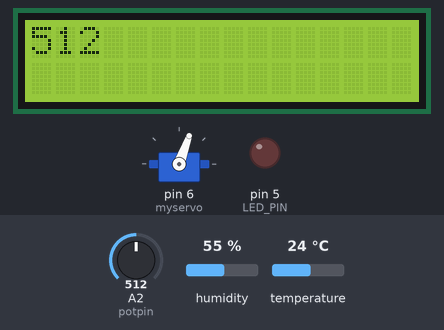
Bench run of a sketch on a simulated Arduino Mega 2560, built with avr-gcc and run on an emulated ATmega2560. Parts: 16×2 character LCD, servo, output pins drawn as LEDs (lit = HIGH). The inputs (shaded band) are chosen by the test bench; at power-on: A2 (potpin) = 512, humidity 55 %, temperature 24 °C. What the sketch prints to the serial monitor is not drawn.

Above: at 1.2 s.
1.3 s: A2 (potpin) set to 109
At 2.9 s:
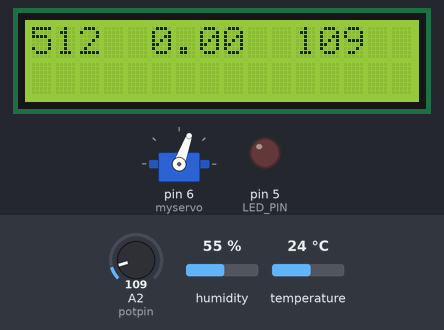
3.6 s: A2 (potpin) set to 91
At 9.3 s:
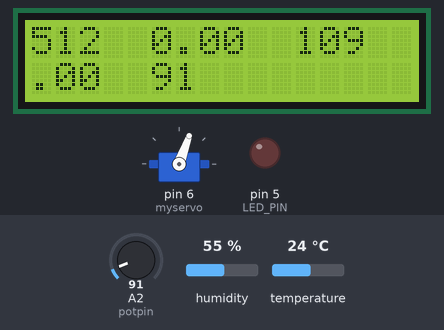
9.6 s: A2 (potpin) set to 122
At 15.1 s:
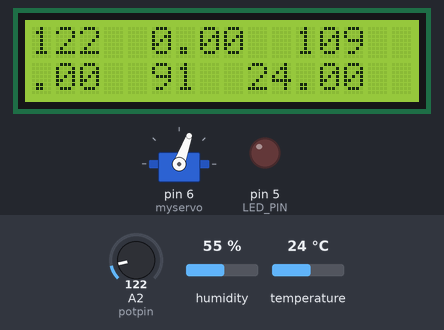
15.7 s: A2 (potpin) set to 11
At 16.9 s:
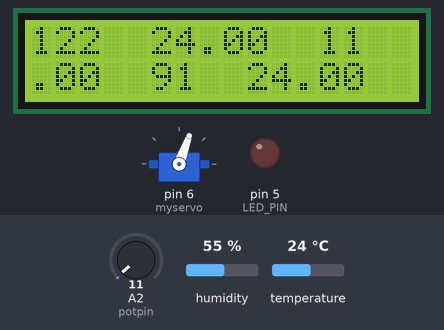
17.7 s: A2 (potpin) set to 8
At 23.6 s:
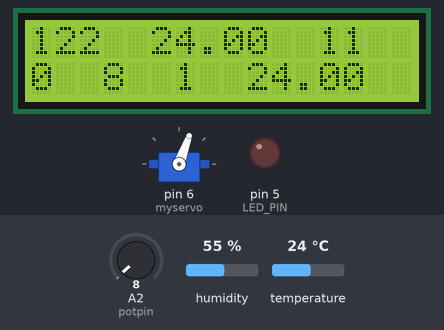
Timing chart, 0 to 25.1 s (numbered marks = the images above; inputs shaded):
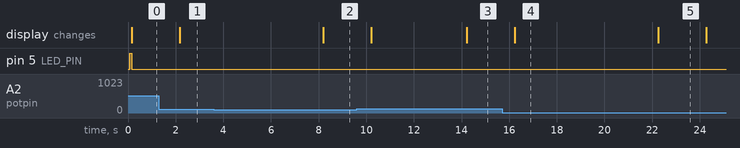

The sketch:

arduino_api.ino
```cpp
#include <LiquidCrystal.h>
#include <Servo.h>
#include <dht.h>

#define DHT22_PIN 2
#define LED_PIN 5
LiquidCrystal lcd(12, 11, 10, 9, 8, 7);
dht DHT;
Servo myservo;  // create servo object to control a servo
int ppros = 56;
int aangl = 70;
int ttemp = 8;
int potpin = 2;  // analog pin used to connect the potentiometer
int val;    // variable to read the value from the analog pin

struct {
  uint32_t total;
  uint32_t ok;
  uint32_t crc_error;
  uint32_t time_out;
  uint32_t connect;
  uint32_t ack_l;
  uint32_t ack_h;
  uint32_t unknown;
} stat = { 0, 0, 0, 0, 0, 0, 0, 0};

void setup() {
  lcd.begin(16, 2);
  myservo.attach(6);
  pinMode(LED_PIN, OUTPUT);
  myservo.write(0);
  Serial.begin(115200);
}

void loop() {
  if (analogRead(potpin) > ppros){
    myservo.write(aangl);
  }
  if (DHT.temperature < ttemp){
    digitalWrite(LED_PIN, HIGH);
    delay(100);
    digitalWrite(LED_PIN, LOW);
  }
  val = analogRead(potpin);
  lcd.println(val);
  delay(2000);
  lcd.println(DHT.temperature);
  uint32_t start = micros();
  int chk = DHT.read22(DHT22_PIN);
  uint32_t stop = micros();

  stat.total++;
  switch (chk)
  {
    case DHTLIB_OK:
      stat.ok++;
      Serial.print("OK,\t");
      break;
    case DHTLIB_ERROR_CHECKSUM:
      stat.crc_error++;
      Serial.print("Checksum error,\t");
      break;
    case DHTLIB_ERROR_TIMEOUT:
      stat.time_out++;
      Serial.print("Time out error,\t");
      break;
    case DHTLIB_ERROR_CONNECT:
      stat.connect++;
      Serial.print("Connect error,\t");
      break;
    case DHTLIB_ERROR_ACK_L:
      stat.ack_l++;
      Serial.print("Ack Low error,\t");
      break;
    case DHTLIB_ERROR_ACK_H:
      stat.ack_h++;
      Serial.print("Ack High error,\t");
      break;
    default:
      stat.unknown++;
      Serial.print("Unknown error,\t");
      break;
  }
  Serial.print(DHT.temperature, 1);
  Serial.print(",\t");
  Serial.print(DHT.humidity, 1);
  Serial.print(",\t");
  Serial.print(val);
  Serial.print(",\t");
  Serial.println();

}
```

Measured:
- the behaviour switches between 100 and 99 on A2 (potpin) (found by bisection; images 1 and 2)
- the behaviour switches between 10 and 9 on A2 (potpin) (found by bisection; images 4 and 5)
- after the input at 9.6 s, the display: first differs from a run without the input after 4.6 s (image 3)
